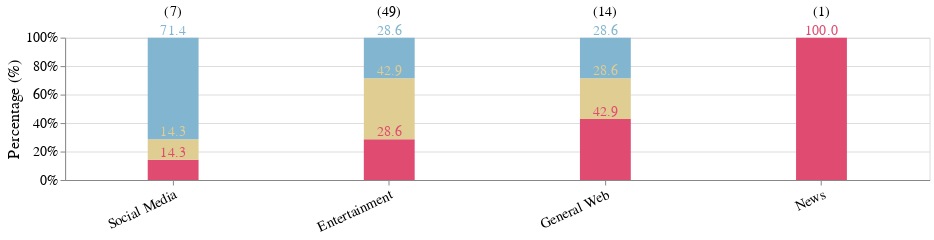

This figure's notebook cell:
### Code cell
excludes = ["Other", "Others", "Unsure", "Template Gen", "Human","Reviews", "Unknown", "ML Datasets", "Conversations", "Search Queries"]
util.plot_grouped_chart(
    {"Non-Commercial/\nAcademic": ncao_info, "Unspecified": unspecified_info, "Commercial": commercial_info},
    all_constants["DOMAIN_GROUPS"],
    "Domains",
    name_remapper=None,
    exclude_groups=excludes,
    savename="sources_stacked-altair.json"
)

### Figure 1 — Vega-Lite specification as saved in the notebook (floating-point values rounded to 4 significant figures)
{"config": {"view": {"continuousWidth": 300, "continuousHeight": 300}}, "layer": [{"mark": {"type": "bar", "width": 50}, "encoding": {"color": {"field": "category", "legend": null, "scale": {"range": ["#e04c71", "#e0cd92", "#82b5cf"]}, "sort": ["Non-Commercial/\nAcademic", "Unspecified", "Commercial"], "type": "nominal"}, "order": {"field": "order", "type": "ordinal"}, "x": {"axis": {"labelAngle": -25, "labelFontSize": 14}, "field": "index", "sort": ["Social Media", "Entertainment", "General Web", "News"], "title": null, "type": "nominal"}, "y": {"axis": {"format": "%", "labelFontSize": 14, "title": "Percentage (%)", "titleFontSize": 16, "titleFontWeight": "normal"}, "field": "percentage", "scale": {"domain": [0, 1]}, "sort": ["Non-Commercial/\nAcademic", "Unspecified", "Commercial"], "stack": "normalize", "type": "quantitative"}}}, {"mark": {"type": "text", "align": "center", "baseline": "middle", "color": "white", "dx": 0, "dy": -7, "fontSize": 14}, "encoding": {"color": {"field": "category", "legend": null, "scale": {"range": ["#e04c71", "#e0cd92", "#82b5cf"]}, "sort": ["Non-Commercial/\nAcademic", "Unspecified", "Commercial"], "type": "nominal"}, "order": {"field": "order", "type": "ordinal"}, "text": {"condition": {"test": "(datum.percentage > 8)", "field": "percentage", "format": ".1f", "type": "quantitative"}, "value": ""}, "x": {"axis": {"labelAngle": -25, "labelFontSize": 14}, "field": "index", "sort": ["Social Media", "Entertainment", "General Web", "News"], "title": null, "type": "nominal"}, "y": {"axis": {"format": "%", "labelFontSize": 14, "title": "Percentage (%)", "titleFontSize": 16, "titleFontWeight": "normal"}, "field": "percentage", "scale": {"domain": [0, 1]}, "sort": ["Non-Commercial/\nAcademic", "Unspecified", "Commercial"], "stack": "normalize", "type": "quantitative"}}}, {"data": {"name": "data-d91584ed5cc48fe3a334bbd1da53f47a"}, "mark": {"type": "text", "align": "center", "baseline": "top", "dy": -32, "fontSize": 14}, "encoding": {"text": {"field": "text_label", "type": "nominal"}, "x": {"field": "index", "sort": ["Non-Commercial/\nAcademic", "Unspecified", "Commercial"], "title": null, "type": "nominal"}, "y": {"value": 0}}}], "data": {"name": "data-4003846a399c9d7c6d385028302a49ae"}, "height": 140, "title": "", "width": 850, "$schema": "https://vega.github.io/schema/vega-lite/v5.17.0.json", "datasets": {"data-4003846a399c9d7c6d385028302a49ae": [{"index": "Social Media", "category": "Non-Commercial/\nAcademic", "value": 1, "percentage": 14.29, "order": 0}, {"index": "Entertainment", "category": "Non-Commercial/\nAcademic", "value": 14, "percentage": 28.57, "order": 0}, {"index": "General Web", "category": "Non-Commercial/\nAcademic", "value": 6, "percentage": 42.86, "order": 0}, {"index": "News", "category": "Non-Commercial/\nAcademic", "value": 1, "percentage": 100.0, "order": 0}, {"index": "Social Media", "category": "Unspecified", "value": 1, "percentage": 14.29, "order": 1}, {"index": "Entertainment", "category": "Unspecified", "value": 21, "percentage": 42.86, "order": 1}, {"index": "General Web", "category": "Unspecified", "value": 4, "percentage": 28.57, "order": 1}, {"index": "News", "category": "Unspecified", "value": 0, "percentage": 0.0, "order": 1}, {"index": "Social Media", "category": "Commercial", "value": 5, "percentage": 71.43, "order": 2}, {"index": "Entertainment", "category": "Commercial", "value": 14, "percentage": 28.57, "order": 2}, {"index": "General Web", "category": "Commercial", "value": 4, "percentage": 28.57, "order": 2}, {"index": "News", "category": "Commercial", "value": 0, "percentage": 0.0, "order": 2}], "data-d91584ed5cc48fe3a334bbd1da53f47a": [{"index": "Social Media", "total": 7, "text_label": "(7)"}, {"index": "Entertainment", "total": 49, "text_label": "(49)"}, {"index": "General Web", "total": 14, "text_label": "(14)"}, {"index": "News", "total": 1, "text_label": "(1)"}]}}
